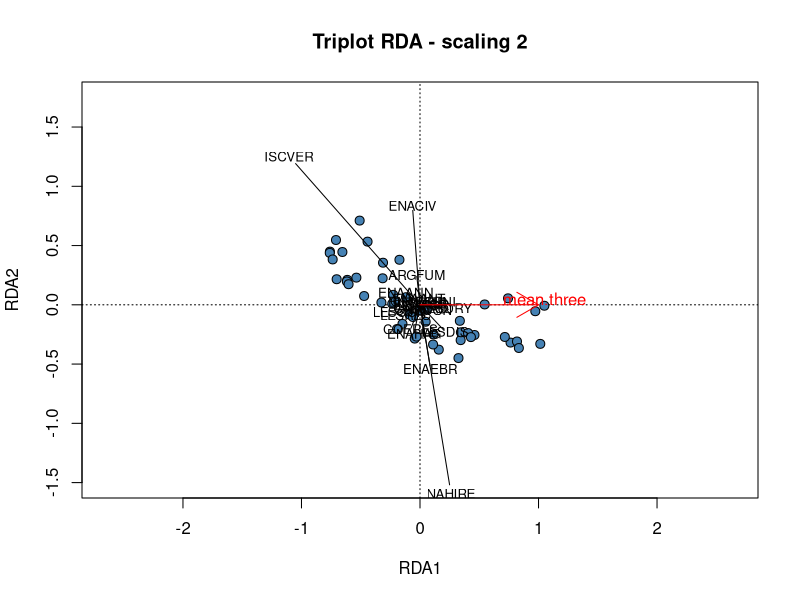
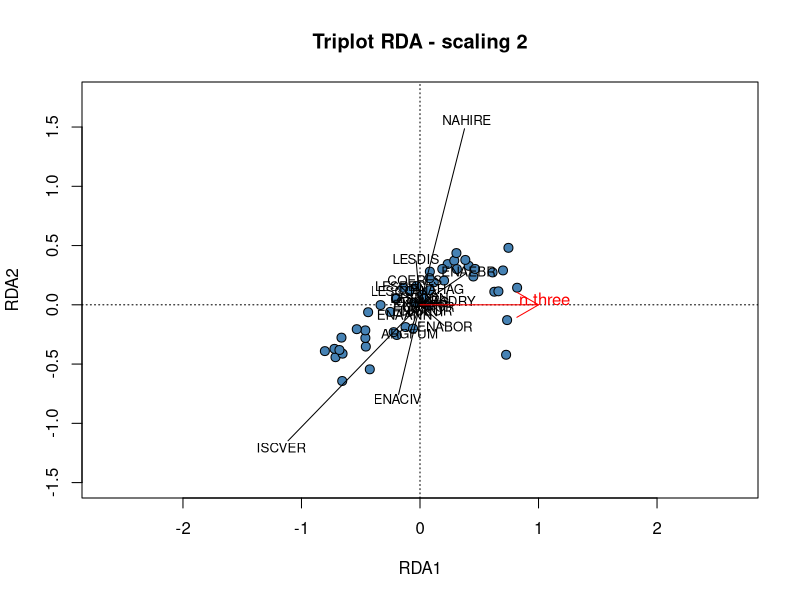

Generate these figures, in order, with R:
# Redundancy Analyses
# Author: Mary Ann C. Perron
# This script is for producing and analyzing redundancy analyses performed on community composition data

#### Load Packages ####
p <- c("dplyr", "vegan")
lapply(p, library, character.only=T)

#### Load Data ####
# odonates 
AdultZygoptera <- read.csv("input/cleaned/ZygopteraCleaned.csv")
AdultAnisoptera <- read.csv("input/cleaned/AnisopteraCleaned.csv")
# mean current density 
Current300 <- dplyr::select(AdultZygoptera, c(mean.three))
Current900 <- dplyr::select(AdultAnisoptera, c(mean.nine))
# number of surrounding habitats 
Habitats300 <- dplyr::select(AdultZygoptera, c(n.three))
Habitats900 <- dplyr::select(AdultAnisoptera, c(n.nine))

# remove extra columns from odonate datasets 
AdultZygoptera <- AdultZygoptera[,2:21]
AdultAnisoptera <- AdultAnisoptera[,2:33]


#### Redundancy Analyses (RDA) ####
## Damselflies ---------
# Mean Current Density @ 300 m
# transform species matrix with Hellinger transformation to downweight zeroes
spe.hel.zyg <- decostand(AdultZygoptera, method="hellinger")
# run RDA on mean current density at 300 m
spe.rda.zyg.current <- rda(spe.hel.zyg~., data=Current300)
summary(spe.rda.zyg.current, display=NULL) 
# check significance of mean current density at 300 m
ordiR2step(rda(spe.hel.zyg~1, data=Current300), scope= formula(spe.rda.zyg.current), direction= "forward", R2scope=TRUE, pstep=1000)
# get the R2 adjusted
(R2adj <- RsquareAdj(spe.rda.zyg.current)$adj.r.squared)
# test the significance of the axis and model
anova.cca(spe.rda.zyg.current, step=1000)
anova.cca(spe.rda.zyg.current, step=1000, by="axis")
 
# Number of Surrounding Habitats @ 300 m
# RDA
spe.rda.zyg.habs <- rda(spe.hel.zyg~., data=Habitats300)
summary(spe.rda.zyg.habs, display=NULL) 
# check significance of Habitat49 and Leucorrhinia proxima and L. frigida both had positive linear 300
ordiR2step(rda(spe.hel.zyg~1, data=Habitats300), scope= formula(spe.rda.zyg.habs), direction= "forward", R2scope=TRUE, pstep=1000)
# get the R2 adjusted
(R2adj <- RsquareAdj(spe.rda.zyg.habs)$adj.r.squared)
#test the significance of the axis and model
anova.cca(spe.rda.zyg.habs, step=1000)
anova.cca(spe.rda.zyg.habs, step=1000, by="axis")
              

#### Plotting #### 
# Damselflies / Mean Current Density @ 300 m
jpeg("graphics/RDA/ZygopteraMeanCurrent.jpg")
plot(spe.rda.zyg.current, scaling=2, main="Triplot RDA - scaling 2", type="none", xlab=c("RDA1"), ylab=c("RDA2"), xlim=c(-1,1), ylim=c(-1.5,1.75))
points(scores(spe.rda.zyg.current, display="sites", choices=c(1,2), scaling=2),
       pch=21, col="black", bg="steelblue", cex=1.2)
arrows(0,0,
       scores(spe.rda.zyg.current, display="species", choices=c(1), scaling=2)*2,
       scores(spe.rda.zyg.current, display="species", choices=c(2), scaling=2)*2,
       col="black",length=0)
text(scores(spe.rda.zyg.current, display="species", choices=c(1), scaling=2)*2.1,
     scores(spe.rda.zyg.current, display="species", choices=c(2), scaling=2)*2.1,
     labels=rownames(scores(spe.rda.zyg.current, display="species", scaling=2)),
     col="black", cex=0.8)    
arrows(0,0,
       scores(spe.rda.zyg.current, display="bp", choices=c(1), scaling=2),
       scores(spe.rda.zyg.current, display="bp", choices=c(2), scaling=2),
       col="red")
text(scores(spe.rda.zyg.current, display="bp", choices=c(1), scaling=2)+0.05,
     scores(spe.rda.zyg.current, display="bp", choices=c(2), scaling=2)+0.05,
     labels=rownames(scores(spe.rda.zyg.current, display="bp", choices=c(2), scaling=2)),
     col="red", cex=1)  
dev.off()
# Damselflies / Number of Surrounding Habitats @ 300 m
jpeg("graphics/RDA/ZygopteraSurroundingHabitats.jpg")
plot(spe.rda.zyg.habs, scaling=2, main="Triplot RDA - scaling 2", type="none", xlab=c("RDA1"), ylab=c("RDA2"), xlim=c(-1,1), ylim=c(-1.5,1.75))
points(scores(spe.rda.zyg.habs, display="sites", choices=c(1,2), scaling=2),
       pch=21, col="black", bg="steelblue", cex=1.2)
arrows(0,0,
       scores(spe.rda.zyg.habs, display="species", choices=c(1), scaling=2)*2,
       scores(spe.rda.zyg.habs, display="species", choices=c(2), scaling=2)*2,
       col="black",length=0)
text(scores(spe.rda.zyg.habs, display="species", choices=c(1), scaling=2)*2.1,
     scores(spe.rda.zyg.habs, display="species", choices=c(2), scaling=2)*2.1,
     labels=rownames(scores(spe.rda.zyg.habs, display="species", scaling=2)),
     col="black", cex=0.8)    
arrows(0,0,
       scores(spe.rda.zyg.habs, display="bp", choices=c(1), scaling=2),
       scores(spe.rda.zyg.habs, display="bp", choices=c(2), scaling=2),
       col="red")
text(scores(spe.rda.zyg.habs, display="bp", choices=c(1), scaling=2)+0.05,
     scores(spe.rda.zyg.habs, display="bp", choices=c(2), scaling=2)+0.05,
     labels=rownames(scores(spe.rda.zyg.habs, display="bp", choices=c(2), scaling=2)),
     col="red", cex=1)  
dev.off()
